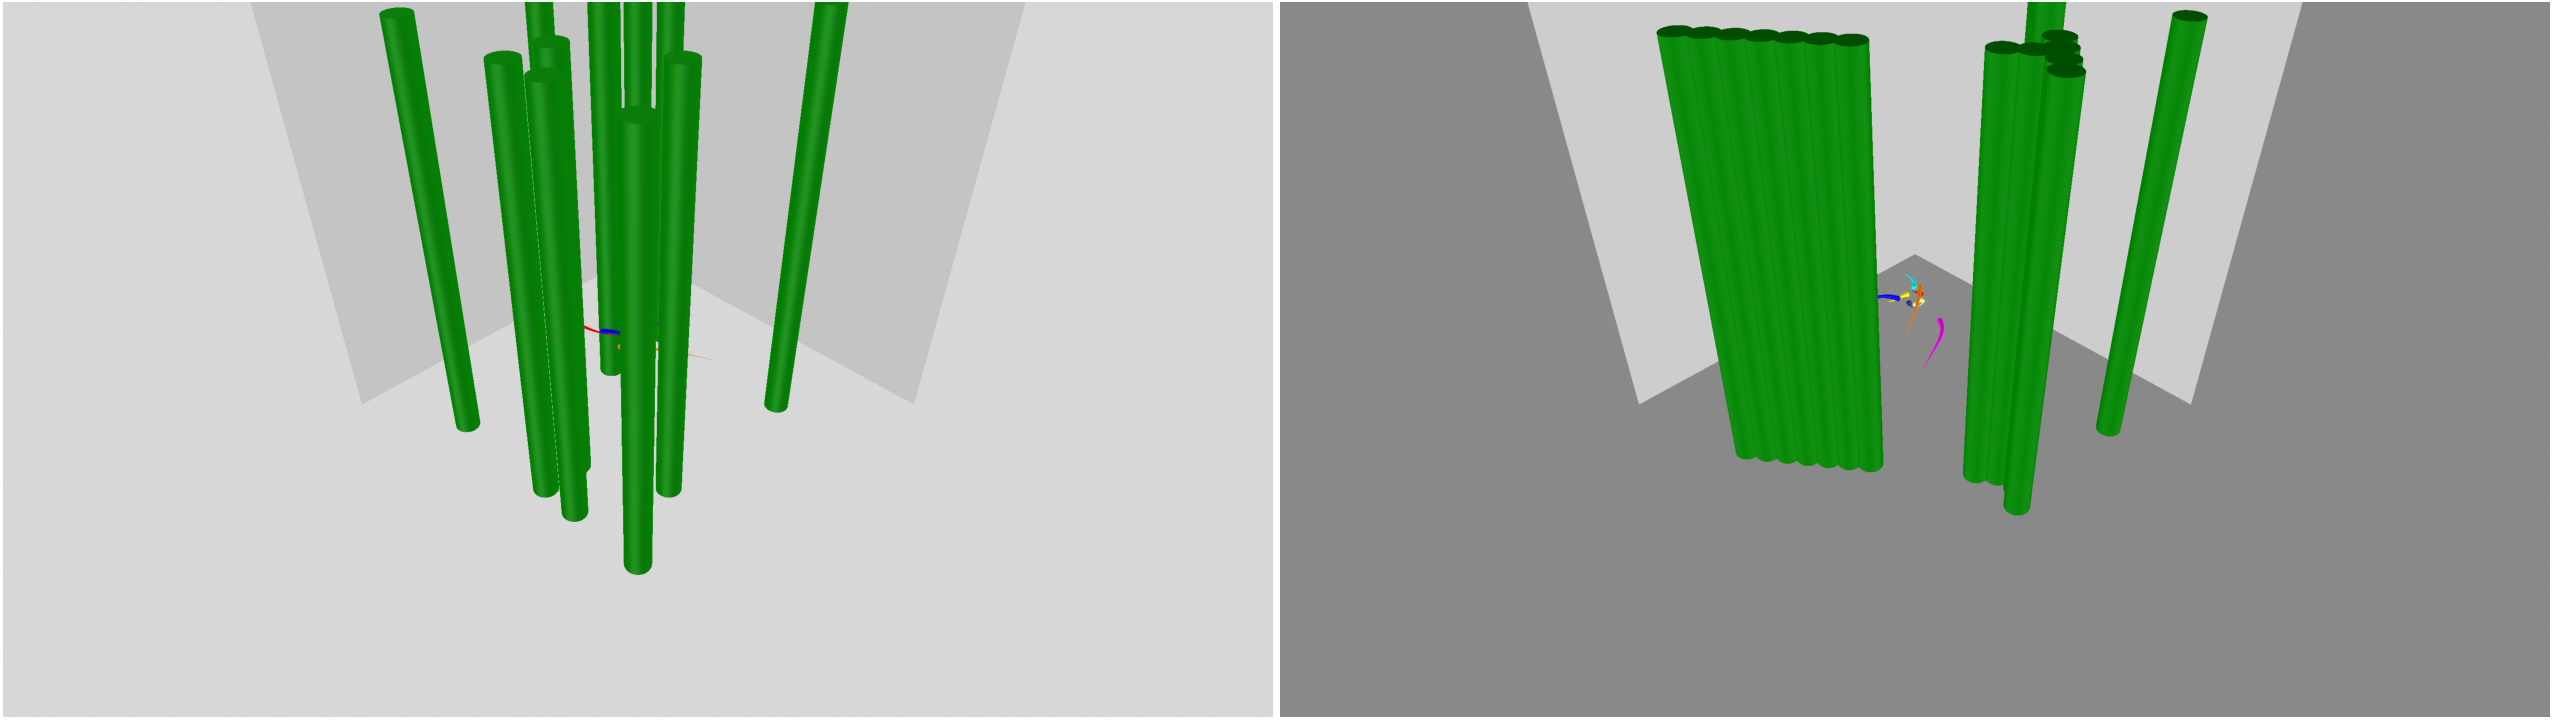

This figure's Python source:
"""
Zrzuty z symulatora: dwa widoki trojwymiarowe obok siebie.

Cel: pokazac czytelnikowi jak faktycznie wyglada srodowisko, zamiast samych
plaskich wykresow punktowych.

Lewy panel  — siatka regularna
Prawy panel — wnetrze budynku

Renderowanie idzie przez wbudowany modul wizualizacji (OpenGL) w trybie
'rgb_array', ktory rysuje do bufora poza ekranem (FBO). Nie otwiera okna,
wiec dziala takze bez interakcji — potrzebny jest jedynie dostepny DISPLAY.

Kamera: widok narozny (`corner0`), obejmujacy cale pomieszczenie.
Klatka jest lapana po `--settle` krokach polityki, zeby drony byly w locie,
a nie zawieszone w pozycjach startowych.

Zgodnie z zamowieniem rysunek NIE zawiera zadnego tekstu — podpisy paneli
i opis ida z LaTeX-a. Flaga --labels wlacza podpisy do celow roboczych.

Uzycie:
    python figures/simulator_views.py
    python figures/simulator_views.py --settle 400 --seed 7
    python figures/simulator_views.py --topologies grid cluster --labels

Output: figures/simulator_views.png
"""

import argparse
import os
import sys

import numpy as np
import matplotlib.pyplot as plt

sys.path.insert(0, os.path.dirname(os.path.dirname(os.path.abspath(__file__))))

import torch
from sample_factory.algo.learning.learner import Learner
from sample_factory.algo.sampling.batched_sampling import preprocess_actions
from sample_factory.algo.utils.env_info import extract_env_info
from sample_factory.algo.utils.make_env import make_env_func_batched
from sample_factory.algo.utils.rl_utils import prepare_and_normalize_obs
from sample_factory.algo.utils.tensor_utils import unsqueeze_tensor
from sample_factory.cfg.arguments import load_from_checkpoint
from sample_factory.model.actor_critic import create_actor_critic
from sample_factory.model.model_utils import get_rnn_size
from sample_factory.utils.attr_dict import AttrDict

from swarm_rl.train import parse_swarm_cfg, register_swarm_components


SPAWN_AREA = 8.0

# Model uzyty tylko po to, zeby drony sensownie latały na zrzucie.
# Nie wplywa na wyglad samego srodowiska.
DEFAULT_MODEL = 'multiranger_r4.0_topomix_8drones_s0_1B'

TOPO_LABELS_PL = {
    'grid': 'Siatka regularna',
    'poisson': 'Rozkład Poissona',
    'cluster': 'Klastry gaussowskie',
    'building': 'Wnętrze budynku',
}


def build_cfg(model, topology, train_dir, seed, view_mode):
    argv = [
        '--algo=APPO', '--env=quadrotor_multi',
        f'--experiment={model}', f'--train_dir={train_dir}',
        '--device=cpu',
        '--max_num_episodes=1', '--eval_deterministic=False',
        '--quads_use_numba=True',
        '--quads_episode_duration=15.0', '--quads_mode=mix',
        '--quads_room_dims', '10', '10', '10',
        '--quads_use_obstacles=True',
        '--quads_obst_spawn_area', str(SPAWN_AREA), str(SPAWN_AREA),
        '--quads_obst_density=0.2', '--quads_obst_size=0.6',
        f'--quads_obst_topology={topology}',
        f'--quads_topology_seed={seed}',
        '--quads_domain_random=False', '--quads_obst_density_random=False',
        '--quads_obst_size_random=False',
        '--replay_buffer_sample_prob=0.0', '--with_wandb=False',
        '--quads_view_mode', view_mode,
        '--quads_render=True',
    ]
    cfg = parse_swarm_cfg(argv=argv, evaluation=True)
    cfg = load_from_checkpoint(cfg)
    cfg.num_envs = 1
    cfg.no_render = False
    cfg.quads_render = True
    cfg.quads_view_mode = [view_mode]
    cfg.quads_obst_topology = topology
    cfg.quads_topology_seed = seed
    cfg.quads_obst_spawn_area = [SPAWN_AREA, SPAWN_AREA]
    cfg.quads_obst_density = 0.2
    cfg.quads_obst_size = 0.6
    return cfg


class FixedCamera:
    """Kamera o stalym polozeniu, podstawiana w miejsce wbudowanych.

    Wbudowane kamery (`corner*`, `global`, `topdown`) stoja wewnatrz albo tuz
    przy pomieszczeniu, przez co kadr wypelniaja slupy przeszkod ciagnace sie
    od podlogi po sufit, a drony sa niewidoczne. Tutaj ustawiamy oko poza
    pomieszczeniem i patrzymy na jego srodek, zeby zlapac calosc obszaru.

    Interfejs musi byc zgodny z wbudowanymi: reset()/step() sa wolane przez
    scene z roznymi argumentami zaleznie od trybu, wiec przyjmuja cokolwiek.
    """

    def __init__(self, eye, center, up=(0.0, 0.0, 1.0)):
        self.eye = np.asarray(eye, dtype=np.float64)
        self.center = np.asarray(center, dtype=np.float64)
        self.up = np.asarray(up, dtype=np.float64)

    def reset(self, *args, **kwargs):
        pass

    def step(self, *args, **kwargs):
        pass

    def look_at(self):
        return self.eye, self.center, self.up


def load_policy(cfg, env):
    actor_critic = create_actor_critic(cfg, env.observation_space, env.action_space)
    actor_critic.eval()
    device = torch.device('cpu')
    actor_critic.model_to_device(device)
    name_prefix = dict(latest='checkpoint', best='best')[cfg.load_checkpoint_kind]
    checkpoints = Learner.get_checkpoints(
        Learner.checkpoint_dir(cfg, cfg.policy_index), f'{name_prefix}_*')
    ckpt = Learner.load_checkpoint(checkpoints, device)
    actor_critic.load_state_dict(ckpt['model'])
    return actor_critic, device


def capture(model, topology, train_dir, seed, settle, view_mode,
            eye=None, look_at=None, trace_steps=60, viz_traces=90,
            trail_scale=1.0):
    """Zwraca klatke RGB (H, W, 3).

    Przebieg:
      1. `settle` krokow polityki BEZ renderowania (szybkie) — drony rozlatuja
         sie z pozycji startowych,
      2. `trace_steps` krokow Z renderowaniem — slady lotu (`path_store`)
         narastaja tylko przy wywolaniu render(), a bez nich osmiu malutkich
         dronow praktycznie nie widac w skali pomieszczenia,
      3. klatka koncowa.

    Scena powstaje leniwie, wiec tworzymy ja jawnie (init_scene_multi), zeby
    ustawic dlugosc sladu i kamere ZANIM zbuduje sie geometria.
    """
    cfg = build_cfg(model, topology, train_dir, seed, view_mode)
    env = make_env_func_batched(
        cfg, env_config=AttrDict(worker_index=0, vector_index=0, env_id=0),
        render_mode='rgb_array')
    env_info = extract_env_info(env, cfg)
    actor_critic, device = load_policy(cfg, env)

    inner = env.unwrapped
    np.random.seed(seed)
    for i, e in enumerate(inner.envs):
        e.np_random = np.random.default_rng(seed * 1000 + i)

    obs, _ = env.reset()
    inner.render_mode = 'rgb_array'
    n = inner.num_agents
    rnn_states = torch.zeros([n, get_rnn_size(cfg)], dtype=torch.float32, device=device)

    def policy_step(o, rnn):
        norm_obs = prepare_and_normalize_obs(actor_critic, o)
        out = actor_critic(norm_obs, rnn)
        a = out['actions']
        if a.ndim == 1:
            a = unsqueeze_tensor(a, dim=-1)
        a = preprocess_actions(env_info, a)
        return env.step(a)[0], out['new_rnn_states']

    with torch.no_grad():
        for _ in range(settle):
            obs, rnn_states = policy_step(obs, rnn_states)

    def grab():
        # Renderer pomija klatki, gdy nie nadaza za czasem rzeczywistym
        # (render_skip_frames), i wtedy render() zwraca None. Przy zrzucie
        # do pliku tempo nie ma znaczenia, wiec zerujemy licznik.
        inner.render_skip_frames = 0
        inner.render_every_nth_frame = 1
        inner.simulation_start_time = 0
        return inner.render()

    # Scena jawnie, ZANIM powstanie geometria — inaczej dlugosci sladu
    # nie da sie juz zmienic (bufor tworzy sie w _make_scene).
    if not inner.scenes:
        inner.init_scene_multi()
    for sc in inner.scenes:
        sc.viz_traces = viz_traces
        if eye is not None:
            sc.chase_cam = FixedCamera(eye, look_at)
        if trail_scale != 1.0:
            # UWAGA co do zakresu dzialania: korpus drona buduje
            # quadrotor_3dmodel(model) z parametrow modelu fizycznego i NIE
            # korzysta ze scene.diameter — samego drona nie da sie wiec
            # powiekszyc bez ruszania modelu dynamiki, czego tu nie robimy.
            # scene.diameter steruje natomiast kulami sladu lotu
            # (path_sphere = sphere(0.15 * diameter)), wiec podbicie go
            # pogrubia SLAD, dzieki czemu widac gdzie leca drony.
            # Crazyflie ma ~0.1 m rozpietosci przy pomieszczeniu 10 m, wiec
            # w kadrze na caly obszar sam korpus zostaje sub-pikselowy.
            _orig = sc.update_goal_diameter

            def _patched(_sc=sc, _o=_orig):
                _o()
                _sc.diameter *= trail_scale

            sc.update_goal_diameter = _patched

    # Slady narastaja wylacznie przy render(), wiec ostatnie kroki
    # wykonujemy z renderowaniem.
    frame = grab()
    with torch.no_grad():
        for _ in range(trace_steps):
            obs, rnn_states = policy_step(obs, rnn_states)
            frame = grab()

    if isinstance(frame, (list, tuple)):
        frame = frame[0]
    frame = None if frame is None else np.asarray(frame).astype(np.uint8)
    env.close()
    return frame


def trim_uniform_border(img, tol=6):
    """Obcina jednolita ramke wokol kadru (renderer zostawia marginesy tla)."""
    if img is None:
        return None
    bg = img[0, 0].astype(np.int16)
    diff = np.abs(img.astype(np.int16) - bg).sum(axis=2)
    mask = diff > tol
    if not mask.any():
        return img
    rows = np.where(mask.any(axis=1))[0]
    cols = np.where(mask.any(axis=0))[0]
    pad = 8
    r0 = max(0, rows[0] - pad)
    r1 = min(img.shape[0], rows[-1] + 1 + pad)
    c0 = max(0, cols[0] - pad)
    c1 = min(img.shape[1], cols[-1] + 1 + pad)
    return img[r0:r1, c0:c1]


def main():
    p = argparse.ArgumentParser()
    p.add_argument('--topologies', nargs='+', default=['grid', 'building'])
    p.add_argument('--model', default=DEFAULT_MODEL)
    p.add_argument('--seed', type=int, default=1234)
    p.add_argument('--settle', type=int, default=200,
                   help='Kroki polityki bez renderowania (drony rozlatują się)')
    p.add_argument('--trace_steps', type=int, default=60,
                   help='Kroki z renderowaniem, budujące ślady lotu')
    p.add_argument('--viz_traces', type=int, default=90,
                   help='Długość śladu lotu w punktach')
    p.add_argument('--trail_scale', type=float, default=9.0,
                   help='Pogrubienie śladu lotu. Korpusy dronów zostają w skali '
                        'rzeczywistej (renderer buduje je z modelu fizycznego), '
                        'więc to ślad pokazuje gdzie lecą drony')
    p.add_argument('--view', default='corner0',
                   help='Tryb kamery bazowej (podmieniany przez --eye)')
    p.add_argument('--eye', nargs=3, type=float, default=[11.5, -11.5, 15.0],
                   help='Położenie kamery [x y z]; puste = kamera wbudowana')
    p.add_argument('--look_at', nargs=3, type=float, default=[0.0, 0.0, 1.5],
                   help='Punkt, na który patrzy kamera [x y z]')
    p.add_argument('--builtin_cam', action='store_true',
                   help='Użyj kamery wbudowanej zamiast stałej (--eye ignorowane)')
    p.add_argument('--labels', action='store_true',
                   help='Dodaj podpisy paneli (domyślnie brak, podpis idzie z LaTeX-a)')
    p.add_argument('--no_trim', action='store_true',
                   help='Nie obcinaj jednolitej ramki wokół kadru')
    p.add_argument('--train_dir', default='train_dir')
    p.add_argument('--out', default=None)
    args = p.parse_args()

    register_swarm_components()

    eye = None if args.builtin_cam else args.eye
    cam_desc = (f'kamera wbudowana {args.view}' if eye is None
                else f'kamera {eye} → {args.look_at}')

    frames = []
    for topo in args.topologies:
        print(f'Renderowanie: {topo} ({cam_desc}, {args.settle} kroków)...')
        f = capture(args.model, topo, args.train_dir, args.seed,
                    args.settle, args.view, eye=eye, look_at=args.look_at,
                    trace_steps=args.trace_steps, viz_traces=args.viz_traces,
                    trail_scale=args.trail_scale)
        if f is None:
            print(f'  [BŁĄD] Renderer nie zwrócił klatki dla {topo}.')
            print('         Sprawdź czy DISPLAY jest dostępny (echo $DISPLAY).')
            return
        if not args.no_trim:
            f = trim_uniform_border(f)
        print(f'  klatka {f.shape[1]}×{f.shape[0]}')
        frames.append(f)

    n = len(frames)
    fig, axes = plt.subplots(1, n, figsize=(8.0 * n, 4.6))
    if n == 1:
        axes = [axes]
    for ax, img, topo in zip(axes, frames, args.topologies):
        ax.imshow(img)
        ax.set_xticks([])
        ax.set_yticks([])
        for s in ax.spines.values():
            s.set_visible(False)
        if args.labels:
            ax.set_title(TOPO_LABELS_PL.get(topo, topo),
                         fontsize=12, fontweight='bold', pad=8)

    plt.subplots_adjust(wspace=0.02, left=0, right=1, top=1, bottom=0)
    plt.tight_layout(pad=0.3)

    out = args.out or os.path.join(os.path.dirname(os.path.abspath(__file__)),
                                   'simulator_views.png')
    plt.savefig(out, dpi=160, bbox_inches='tight', facecolor='white',
                pad_inches=0.02)
    print(f'Wrote: {out}')


if __name__ == '__main__':
    main()
